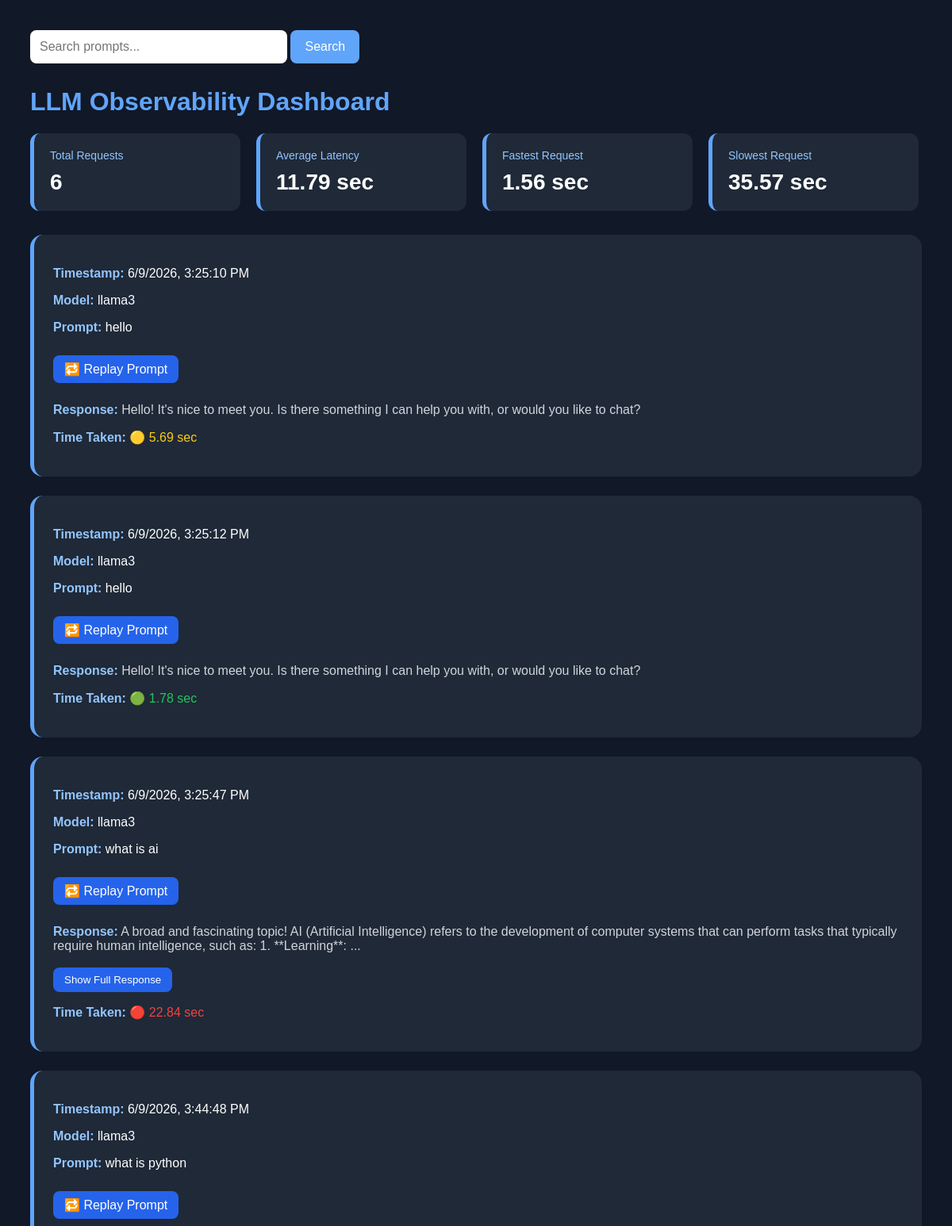
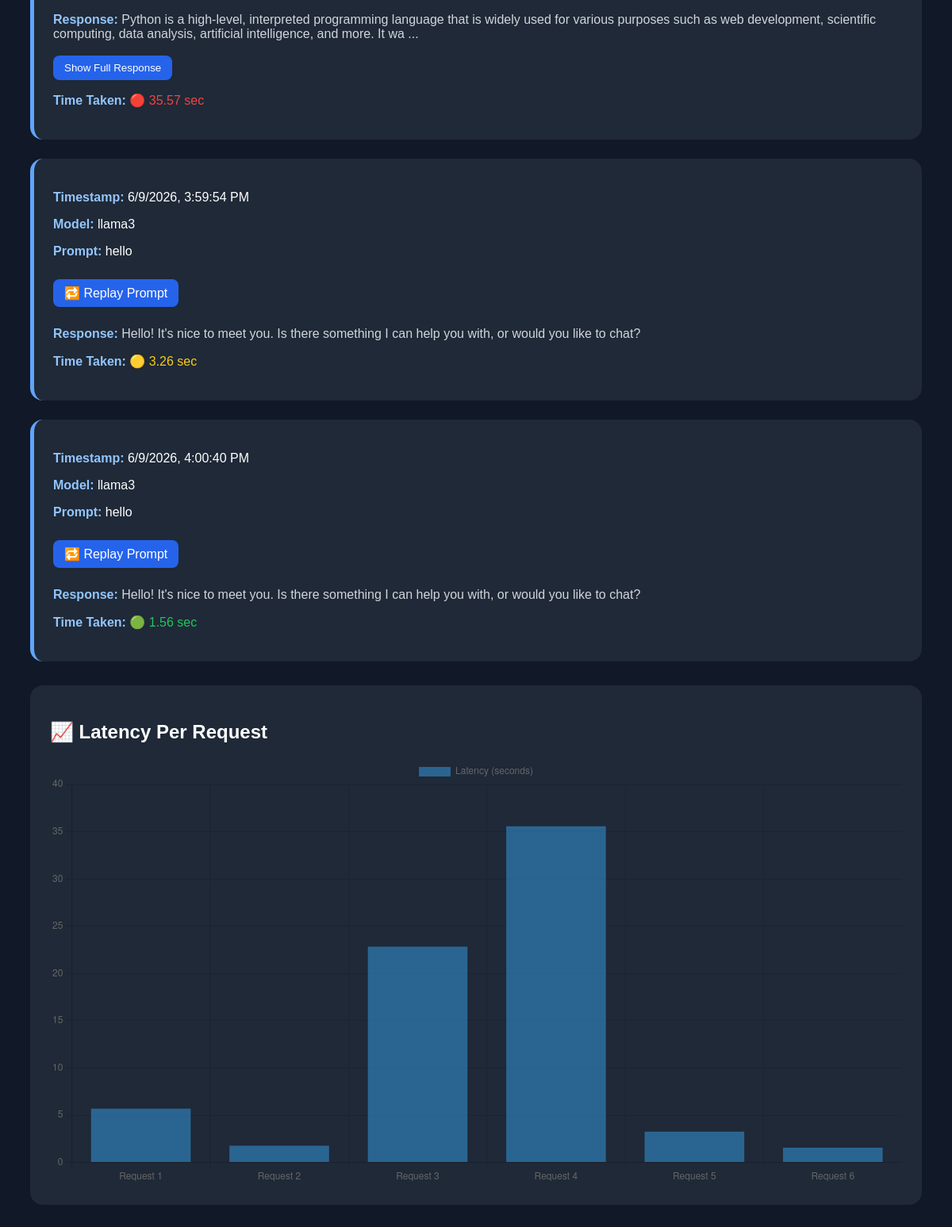
/traces-ui, run on the app's committed database (2 pictures, top to bottom).
### app/models.py (models this page shows)
class Trace(Base):
    __tablename__ = "traces"
    id = Column(Integer, primary_key=True, index=True)
    prompt = Column(String)
    response = Column(String)
    time_taken = Column(Float)
    model_name = Column(String)
    timestamp = Column(Float)

### app/main.py (the view)
@app.get("/traces-ui")
def traces_ui(request: Request):
    db = SessionLocal()
    traces = db.query(Trace).all()
    total_requests = len(traces)
    if traces:
        avg_latency = round(
            sum(trace.time_taken for trace in traces)
            / total_requests,
            2
        )
        fastest = round(
            min(trace.time_taken for trace in traces),
            2
        )
        slowest = round(
            max(trace.time_taken for trace in traces),
            2
        )
    else:
        avg_latency = 0
        fastest = 0
        slowest = 0
    db.close()
    return templates.TemplateResponse(
        request=request,
        name="traces.html",
        context={
            "traces": traces,
            "total_requests": total_requests,
            "avg_latency": avg_latency,
            "fastest": fastest,
            "slowest": slowest
        }
    )

### templates/traces.html (shortened to what this page needs)
<!DOCTYPE html>
<html>
<head>
    <form method="GET" action="/traces-ui" style="margin-bottom: 30px;">
    <input
        type="text"
        name="search"
        placeholder="Search prompts..."
        value="{{ search }}"
        style="
            padding: 12px;
            width: 300px;
            border-radius: 8px;
            border: none;
            font-size: 16px;
        "
    >
    <button
        type="submit"
        style="
            padding: 12px 18px;
            border: none;
            border-radius: 8px;
            background: #60a5fa;
            color: white;
            cursor: pointer;
            font-size: 16px;
        "
    >
        Search
    </button>
</form>
</head>
<body>
    <h1>LLM Observability Dashboard</h1>
    <div class="stats-container">
        <div class="stat-card">
            <div class="stat-title">Total Requests</div>
            <div class="stat-value">
                {{ total_requests }}
            </div>
        </div>
        <div class="stat-card">
            <div class="stat-title">Average Latency</div>
            <div class="stat-value">
                {{ avg_latency }} sec
            </div>
        </div>
        <div class="stat-card">
            <div class="stat-title">Fastest Request</div>
            <div class="stat-value">
                {{ fastest }} sec
            </div>
        </div>
        <div class="stat-card">
            <div class="stat-title">Slowest Request</div>
            <div class="stat-value">
                {{ slowest }} sec
            </div>
        </div>
    </div>
    {% for trace in traces %}
    <div class="trace-card">
        <p>
            <span class="label">Timestamp:</span>
            <span class="timestamp"
                    data-time="{{ trace.timestamp }}">
            </span>
        </p>
        <p>
            <span class="label">Model:</span>
            {{ trace.model_name }}
        </p>
        <p>
            <span class="label">Prompt:</span>
            {{ trace.prompt }}
        </p>
        <a href="/ask?prompt={{ trace.prompt }}&replay=true"
           style="
                display:inline-block;
                margin-top:10px;
                margin-bottom:15px;
                background:#2563eb;
                color:white;
                padding:8px 14px;
                border-radius:8px;
                text-decoration:none;
            ">
            🔁 Replay Prompt
        </a>
        <p class="response">
            <span class="label">Response:</span>
            <span id="short-{{ loop.index }}">
            {{ trace.response[:200] }}
            {% if trace.response|length > 200 %}
                ...
            {% endif %}
            </span>
            {% if trace.response|length > 200 %}
                <br><br>
                <button
                    onclick="
                        document.getElementById('short-{{ loop.index }}').style.display='none';
                        document.getElementById('full-{{ loop.index }}').style.display='inline';
                        this.style.display='none';
                    "
                    style="
                        background:#2563eb;
                        color:white;
                        border:none;
                        padding:8px 14px;
                        border-radius:8px;
                        cursor:pointer;
                    ">
                    Show Full Response
                </button>
            {% endif %}
        </p>
        <p>
            <span class="label">Time Taken:</span>
            {% if trace.time_taken < 3 %}
                <span style="color:#22c55e;">
                    🟢 {{ trace.time_taken | round(2) }} sec
                </span>
            {% elif trace.time_taken < 10 %}
                <span style="color:#facc15;">
                    🟡 {{ trace.time_taken | round(2) }} sec
                </span>
            {% else %}
                <span style="color:#ef4444;">
                    🔴 {{ trace.time_taken | round(2) }} sec
                </span>
            {% endif %}
        </p>
    </div>
    {% endfor %}
<div style="
    background:#1f2937;
    padding:25px;
    border-radius:16px;
    margin-top:30px;
    margin-bottom:40px;
">
    <h2 style="margin-bottom:20px;">
        📈 Latency Per Request
    </h2>
    <canvas id="latencyChart"></canvas>
</div>
<script>
    const labels = [
        {% for trace in traces %}
            "Request {{ loop.index }}",
        {% endfor %}
    ];
    const latencyData = [
        {% for trace in traces %}
            {{ trace.time_taken }},
        {% endfor %}
    ];
    const ctx = document.getElementById('latencyChart');
    new Chart(ctx, {
        type: 'bar',
        data: {
            labels: labels,
            datasets: [{
                label: 'Latency (seconds)',
                data: latencyData
            }]
        }
    });
</script>
</body>
</html>

### templates/traces.html (style rules this page uses)
body { font-family: Arial, sans-serif; background: #111827; color: white; padding: 30px; }
h1 { color: #60a5fa; }
.stats-container { display: flex; gap: 20px; margin-bottom: 30px; flex-wrap: wrap; }
.stat-card { background: #1f2937; padding: 20px; border-radius: 12px; min-width: 220px; border-left: 5px solid #60a5fa; }
.stat-title { color: #93c5fd; font-size: 14px; }
.stat-value { font-size: 28px; font-weight: bold; margin-top: 10px; }
.trace-card { background: #1f2937; padding: 24px; margin-bottom: 24px; border-radius: 16px; border-left: 5px solid #60a5fa; word-wrap: break-word; overflow-wrap: break-word; transition: transform 0.2s ease, box-shadow 0.2s ease; }
.label { color: #93c5fd; font-weight: bold; }
.response { margin-top: 10px; color: #d1d5db; }

### data on the page
Trace: model_name "llama3", prompt "hello", response "Hello! It's nice to meet you. Is there something I can help you with, or would you like to chat?", time_taken "5.69"
Trace: model_name "llama3", prompt "hello", response "Hello! It's nice to meet you. Is there something I can help you with, or would you like to chat?", time_taken "1.78"
Trace: model_name "llama3", prompt "what is ai", response "A broad and fascinating topic! AI (Artificial Intelligence) refers to the development of computer systems that can perform tasks that typically require human intelligence, such as: 1. **Learning**:", time_taken "22.84"
Trace: model_name "llama3", prompt "what is python", response "Python is a high-level, interpreted programming language that is widely used for various purposes such as web development, scientific computing, data analysis, artificial intelligence, and more. It wa", time_taken "35.57"
Trace: model_name "llama3", prompt "hello", response "Hello! It's nice to meet you. Is there something I can help you with, or would you like to chat?", time_taken "3.26"
Trace: model_name "llama3", prompt "hello", response "Hello! It's nice to meet you. Is there something I can help you with, or would you like to chat?", time_taken "1.56"

### other printed values
{{ total_requests }} "6"
{{ avg_latency }} "11.79"
{{ fastest }} "1.56"
{{ slowest }} "35.57"
chart data {{ loop.index }} 1, 2, 3, 4, 5, 6
chart data {{ trace.time_taken }} 5.69451642036438, 1.7771289348602295, 22.84326481819153, 35.574687004089355, 3.263303756713867, 1.561661958694458
